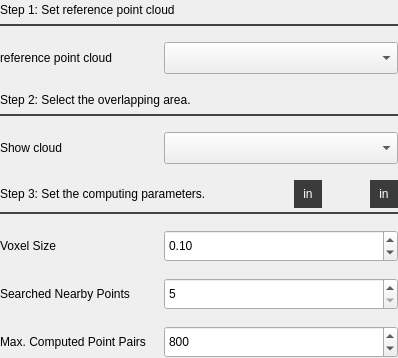
        <widget class="QWidget" name="page_3">
         <property name="sizePolicy">
          <sizepolicy hsizetype="Preferred" vsizetype="Minimum">
           <horstretch>0</horstretch>
           <verstretch>0</verstretch>
          </sizepolicy>
         </property>
         <property name="maximumSize">
          <size>
           <width>16777215</width>
           <height>390</height>
          </size>
         </property>
         <layout class="QGridLayout" name="gridLayout_3">
          <property name="leftMargin">
           <number>0</number>
          </property>
          <property name="topMargin">
           <number>0</number>
          </property>
          <property name="rightMargin">
           <number>0</number>
          </property>
          <property name="bottomMargin">
           <number>0</number>
          </property>
          <property name="horizontalSpacing">
           <number>18</number>
          </property>
          <property name="verticalSpacing">
           <number>16</number>
          </property>
          <item row="0" column="0" colspan="2">
           <layout class="QVBoxLayout" name="verticalLayout_22">
            <property name="spacing">
             <number>4</number>
            </property>
            <item>
             <widget class="QLabel" name="label_30">
              <property name="sizePolicy">
               <sizepolicy hsizetype="Expanding" vsizetype="Preferred">
                <horstretch>0</horstretch>
                <verstretch>0</verstretch>
               </sizepolicy>
              </property>
              <property name="minimumSize">
               <size>
                <width>0</width>
                <height>20</height>
               </size>
              </property>
              <property name="maximumSize">
               <size>
                <width>16777215</width>
                <height>20</height>
               </size>
              </property>
              <property name="text">
               <string>Step 1: Set reference point cloud</string>
              </property>
             </widget>
            </item>
            <item>
             <widget class="QLabel" name="label_35">
              <property name="minimumSize">
               <size>
                <width>0</width>
                <height>2</height>
               </size>
              </property>
              <property name="maximumSize">
               <size>
                <width>16777215</width>
                <height>2</height>
               </size>
              </property>
              <property name="styleSheet">
               <string notr="true">background-color: rgba(68, 68, 68, 1);</string>
              </property>
              <property name="text">
               <string/>
              </property>
             </widget>
            </item>
           </layout>
          </item>
          <item row="5" column="0">
           <layout class="QVBoxLayout" name="verticalLayout_26">
            <property name="spacing">
             <number>16</number>
            </property>
            <property name="sizeConstraint">
             <enum>QLayout::SetMinimumSize</enum>
            </property>
            <item>
             <widget class="QLabel" name="label_32">
              <property name="minimumSize">
               <size>
                <width>100</width>
                <height>32</height>
               </size>
              </property>
              <property name="maximumSize">
               <size>
                <width>16777215</width>
                <height>32</height>
               </size>
              </property>
              <property name="text">
               <string>Voxel Size</string>
              </property>
             </widget>
            </item>
            <item>
             <widget class="QLabel" name="label_33">
              <property name="minimumSize">
               <size>
                <width>0</width>
                <height>32</height>
               </size>
              </property>
              <property name="maximumSize">
               <size>
                <width>16777215</width>
                <height>32</height>
               </size>
              </property>
              <property name="text">
               <string>Searched Nearby Points</string>
              </property>
             </widget>
            </item>
            <item>
             <widget class="QLabel" name="label_34">
              <property name="minimumSize">
               <size>
                <width>0</width>
                <height>32</height>
               </size>
              </property>
              <property name="maximumSize">
               <size>
                <width>16777215</width>
                <height>32</height>
               </size>
              </property>
              <property name="text">
               <string>Max. Computed Point Pairs</string>
              </property>
             </widget>
            </item>
           </layout>
          </item>
          <item row="1" column="0">
           <widget class="QLabel" name="label_38">
            <property name="minimumSize">
             <size>
              <width>0</width>
              <height>20</height>
             </size>
            </property>
            <property name="maximumSize">
             <size>
              <width>16777215</width>
              <height>20</height>
             </size>
            </property>
            <property name="text">
             <string>reference point cloud</string>
            </property>
           </widget>
          </item>
          <item row="3" column="0">
           <widget class="QLabel" name="label_37">
            <property name="minimumSize">
             <size>
              <width>100</width>
              <height>0</height>
             </size>
            </property>
            <property name="text">
             <string>Show cloud</string>
            </property>
           </widget>
          </item>
          <item row="1" column="1">
           <widget class="QComboBox" name="comboBox">
            <property name="sizePolicy">
             <sizepolicy hsizetype="Expanding" vsizetype="Fixed">
              <horstretch>0</horstretch>
              <verstretch>0</verstretch>
             </sizepolicy>
            </property>
            <property name="minimumSize">
             <size>
              <width>0</width>
              <height>32</height>
             </size>
            </property>
           </widget>
          </item>
          <item row="5" column="1">
           <layout class="QVBoxLayout" name="verticalLayout_27">
            <property name="spacing">
             <number>16</number>
            </property>
            <item>
             <widget class="QDoubleSpinBox" name="doubleSpinBox_19">
              <property name="minimumSize">
               <size>
                <width>0</width>
                <height>32</height>
               </size>
              </property>
              <property name="maximumSize">
               <size>
                <width>16777215</width>
                <height>32</height>
               </size>
              </property>
              <property name="minimum">
               <double>0.050000000000000</double>
              </property>
              <property name="maximum">
               <double>0.200000000000000</double>
              </property>
              <property name="singleStep">
               <double>0.010000000000000</double>
              </property>
              <property name="value">
               <double>0.100000000000000</double>
              </property>
             </widget>
            </item>
            <item>
             <widget class="QDoubleSpinBox" name="doubleSpinBox_20">
              <property name="minimumSize">
               <size>
                <width>0</width>
                <height>32</height>
               </size>
              </property>
              <property name="maximumSize">
               <size>
                <width>16777215</width>
                <height>32</height>
               </size>
              </property>
              <property name="decimals">
               <number>0</number>
              </property>
              <property name="minimum">
               <double>5.000000000000000</double>
              </property>
              <property name="maximum">
               <double>10.000000000000000</double>
              </property>
             </widget>
            </item>
            <item>
             <widget class="QDoubleSpinBox" name="doubleSpinBox_21">
              <property name="minimumSize">
               <size>
                <width>0</width>
                <height>32</height>
               </size>
              </property>
              <property name="maximumSize">
               <size>
                <width>16777215</width>
                <height>32</height>
               </size>
              </property>
              <property name="decimals">
               <number>0</number>
              </property>
              <property name="minimum">
               <double>500.000000000000000</double>
              </property>
              <property name="maximum">
               <double>1000.000000000000000</double>
              </property>
              <property name="value">
               <double>800.000000000000000</double>
              </property>
             </widget>
            </item>
           </layout>
          </item>
          <item row="4" column="0" colspan="2">
           <layout class="QVBoxLayout" name="verticalLayout_19">
            <property name="spacing">
             <number>4</number>
            </property>
            <item>
             <layout class="QHBoxLayout" name="horizontalLayout_29">
              <property name="spacing">
               <number>48</number>
              </property>
              <item>
               <widget class="QLabel" name="label_31">
                <property name="minimumSize">
                 <size>
                  <width>0</width>
                  <height>20</height>
                 </size>
                </property>
                <property name="maximumSize">
                 <size>
                  <width>16777215</width>
                  <height>20</height>
                 </size>
                </property>
                <property name="text">
                 <string>Step 3: Set the computing parameters.</string>
                </property>
               </widget>
              </item>
              <item>
               <spacer name="horizontalSpacer_8">
                <property name="orientation">
                 <enum>Qt::Horizontal</enum>
                </property>
                <property name="sizeHint" stdset="0">
                 <size>
                  <width>40</width>
                  <height>20</height>
                 </size>
                </property>
               </spacer>
              </item>
              <item>
               <widget class="QToolButton" name="RadioModelButton">
                <property name="sizePolicy">
                 <sizepolicy hsizetype="Expanding" vsizetype="Expanding">
                  <horstretch>0</horstretch>
                  <verstretch>0</verstretch>
                 </sizepolicy>
                </property>
                <property name="minimumSize">
                 <size>
                  <width>28</width>
                  <height>28</height>
                 </size>
                </property>
                <property name="maximumSize">
                 <size>
                  <width>28</width>
                  <height>28</height>
                 </size>
                </property>
                <property name="styleSheet">
                 <string notr="true">QToolButton
{
	color: #ffffff;
	background-color: #3B3B3B;
    background-origin: content;
    background-position: top;
    text-align: bottom;
	border: none;
}

QToolButton:hover
{
	background-color: #545454;
}

QToolButton:selected
{
	background-color: #5A5A5A;
	border:none;
	padding-left:0px;
	border-width: -5px -5px -5px -5px; /*负数变大,正数变小*/
}

QToolButton:checked
{
	background-color: #5A5A5A;
}

QToolButton:disabled
{
	background-color: #3B3B3B;
	border: none;
}

QToolButton:pressed
{
	background-color: #5A5A5A;
	border:none;
}</string>
                </property>
                <property name="text">
                 <string>in</string>
                </property>
                <property name="icon">
                 <iconset resource="../icons.qrc">
                  <normaloff>:/CC/images/smallRectangleSelect.png</normaloff>
                  <disabledoff>:/Segment/images/segment/rencdisable.png</disabledoff>
                  <disabledon>:/Segment/images/segment/rencdisable.png</disabledon>
                  <activeoff>:/Segment/images/segment/rencclick.png</activeoff>
                  <activeon>:/Segment/images/segment/rencclick.png</activeon>
                  <selectedoff>:/Segment/images/segment/rencclick.png</selectedoff>
                  <selectedon>:/Segment/images/segment/rencclick.png</selectedon>:/CC/images/smallRectangleSelect.png</iconset>
                </property>
                <property name="iconSize">
                 <size>
                  <width>32</width>
                  <height>32</height>
                 </size>
                </property>
                <property name="checkable">
                 <bool>false</bool>
                </property>
                <property name="autoRaise">
                 <bool>true</bool>
                </property>
               </widget>
              </item>
              <item>
               <widget class="QToolButton" name="MultipleChoiceButton">
                <property name="sizePolicy">
                 <sizepolicy hsizetype="Expanding" vsizetype="Expanding">
                  <horstretch>0</horstretch>
                  <verstretch>0</verstretch>
                 </sizepolicy>
                </property>
                <property name="minimumSize">
                 <size>
                  <width>28</width>
                  <height>28</height>
                 </size>
                </property>
                <property name="maximumSize">
                 <size>
                  <width>28</width>
                  <height>28</height>
                 </size>
                </property>
                <property name="styleSheet">
                 <string notr="true">QToolButton
{
	color: #ffffff;
	background-color: #3B3B3B;
    background-origin: content;
    background-position: top;
    text-align: bottom;
	border: none;
}

QToolButton:hover
{
	background-color: #545454;
}

QToolButton:selected
{
	background-color: #5A5A5A;
}

QToolButton:pressed
{
	background-color: #5A5A5A;
}

QToolButton:checked
{
	background-color: #5A5A5A;
}

QToolButton:disabled
{
	background-color: #3B3B3B;
	border: none;
}
</string>
                </property>
                <property name="text">
                 <string>in</string>
                </property>
                <property name="icon">
                 <iconset resource="../icons.qrc">
                  <normaloff>:/CC/images/smallPolygonSelect.png</normaloff>
                  <disabledoff>:/Segment/images/segment/polydisable.png</disabledoff>
                  <disabledon>:/Segment/images/segment/polydisable.png</disabledon>
                  <activeoff>:/Segment/images/segment/polyclick.png</activeoff>
                  <activeon>:/Segment/images/segment/polyclick.png</activeon>
                  <selectedoff>:/Segment/images/segment/polyclick.png</selectedoff>
                  <selectedon>:/Segment/images/segment/polyclick.png</selectedon>:/CC/images/smallPolygonSelect.png</iconset>
                </property>
                <property name="iconSize">
                 <size>
                  <width>32</width>
                  <height>32</height>
                 </size>
                </property>
                <property name="checkable">
                 <bool>false</bool>
                </property>
                <property name="autoRaise">
                 <bool>true</bool>
                </property>
               </widget>
              </item>
             </layout>
            </item>
            <item>
             <widget class="QLabel" name="label_40">
              <property name="sizePolicy">
               <sizepolicy hsizetype="Expanding" vsizetype="Preferred">
                <horstretch>0</horstretch>
                <verstretch>0</verstretch>
               </sizepolicy>
              </property>
              <property name="maximumSize">
               <size>
                <width>16777215</width>
                <height>2</height>
               </size>
              </property>
              <property name="styleSheet">
               <string notr="true">background-color: rgba(68, 68, 68, 1);</string>
              </property>
              <property name="text">
               <string/>
              </property>
             </widget>
            </item>
           </layout>
          </item>
          <item row="2" column="0" colspan="2">
           <layout class="QVBoxLayout" name="verticalLayout_30">
            <property name="spacing">
             <number>4</number>
            </property>
            <property name="bottomMargin">
             <number>0</number>
            </property>
            <item>
             <widget class="QLabel" name="label_39">
              <property name="minimumSize">
               <size>
                <width>0</width>
                <height>20</height>
               </size>
              </property>
              <property name="maximumSize">
               <size>
                <width>16777215</width>
                <height>20</height>
               </size>
              </property>
              <property name="text">
               <string>Step 2: Select the overlapping area.</string>
              </property>
             </widget>
            </item>
            <item>
             <widget class="QLabel" name="label_36">
              <property name="minimumSize">
               <size>
                <width>0</width>
                <height>2</height>
               </size>
              </property>
              <property name="maximumSize">
               <size>
                <width>16777215</width>
                <height>2</height>
               </size>
              </property>
              <property name="styleSheet">
               <string notr="true">background-color: rgba(68, 68, 68, 1);</string>
              </property>
              <property name="text">
               <string/>
              </property>
             </widget>
            </item>
           </layout>
          </item>
          <item row="3" column="1">
           <widget class="QComboBox" name="comboBox_pointsourceClone">
            <property name="sizePolicy">
             <sizepolicy hsizetype="Expanding" vsizetype="Fixed">
              <horstretch>0</horstretch>
              <verstretch>0</verstretch>
             </sizepolicy>
            </property>
            <property name="minimumSize">
             <size>
              <width>0</width>
              <height>32</height>
             </size>
            </property>
            <property name="maximumSize">
             <size>
              <width>16777215</width>
              <height>32</height>
             </size>
            </property>
           </widget>
          </item>
         </layout>
        </widget>
